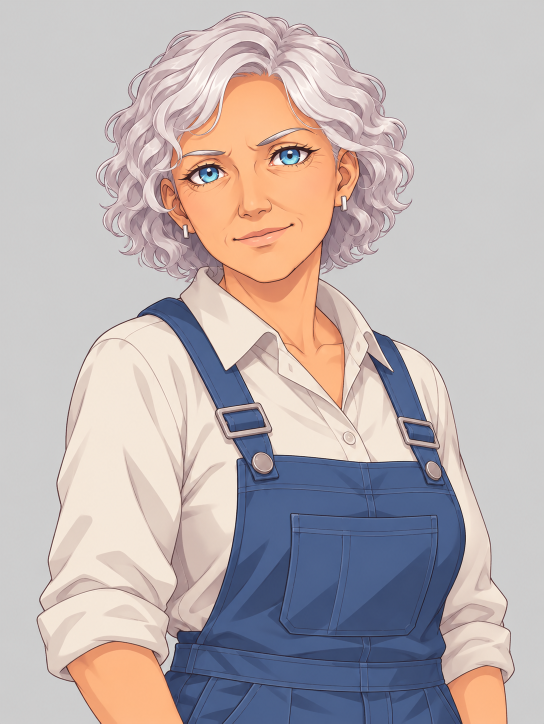
#> input picture assets/gen/kate_overalls_0.png, 1087 x 1447 px (shown at 1/2 size)
$ python _vn2_chars_sheet.py
#> lines starting #> are read from the running program, lines starting #| are printed output that depends on the picture
import os
from PIL import Image
HERE = os.path.dirname(os.path.abspath(__file__))
items = [
    ('kate_overalls_0 (neutral src)', 'assets/gen/kate_overalls_0.png'),
    ('kate_sad_0 (chair scene)',      'assets/gen/kate_sad_0.png'),
    ('sprites/kate_overalls.png',     'assets/sprites/kate_overalls.png'),
    ('sprites/kate_sad.png',          'assets/sprites/kate_sad.png'),
    ('sergey canon (flux-2)',         'assets/gen/sergey_eng_old__flux-2_0.jpg'),
    ('sprites/sergey.png',            'assets/sprites/sergey.png'),
]
TH = 430
tiles = []
labels = []
for lab, p in items:
    im = Image.open(os.path.join(HERE, p))
#> im is the input picture: PIL image 1087x1447 RGB; mean R, G, B 188.1, 177.9, 177.9
    if im.mode != 'RGBA':
        im = im.convert('RGBA')
#> im: PIL image 1087x1447 RGBA
    w, h = im.size
#> w = 1087; h = 1447
    nh = TH
    nw = int(w * nh / h)
#> nw = 323
    im = im.resize((nw, nh), Image.LANCZOS)
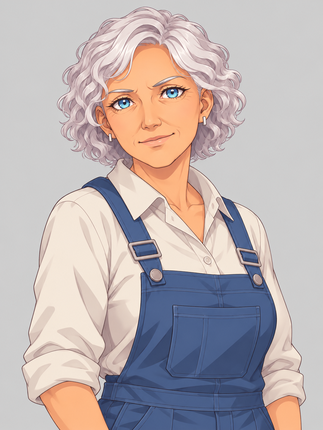
#> im: PIL image 323x430 RGBA; mean R, G, B, A 188.1, 177.9, 177.9, 255
    # checker bg
    bg = Image.new('RGB', (nw, nh), (60, 66, 74))
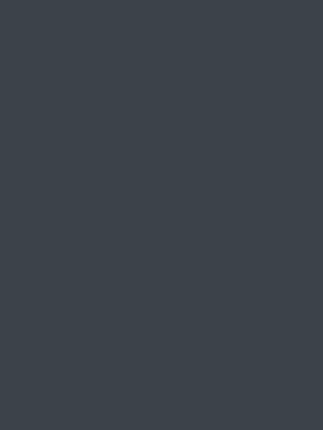
#> bg: PIL image 323x430 RGB; mean R, G, B 60, 66, 74
    for y in range(0, nh, 24):
        for x in range(0, nw, 24):
            if ((x//24 + y//24) % 2) == 0:
                for yy in range(y, min(y+24, nh)):
                    for xx in range(x, min(x+24, nw)):
                        bg.putpixel((xx, yy), (86, 92, 100))
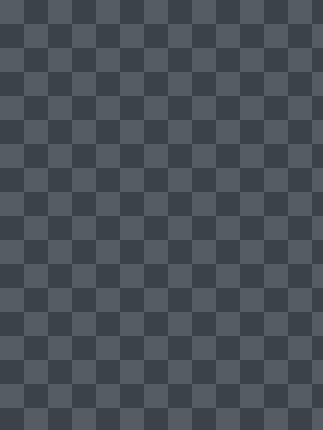
#> bg: PIL image 323x430 RGB; mean R, G, B 73, 79, 87
    bg.paste(im, (0, 0), im)
    tiles.append(bg)
    labels.append(lab)
#> pass 2 of the loop `for lab, p in items:`:
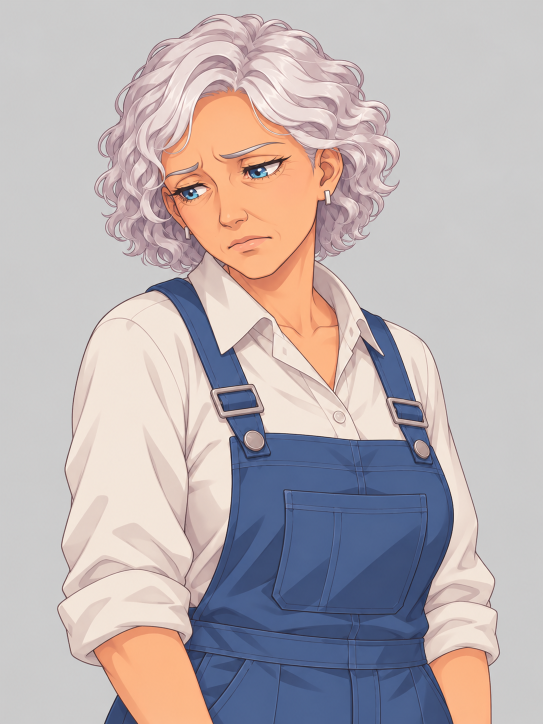
#> input picture assets/gen/kate_sad_0.png, 1086 x 1448 px (shown at 1/2 size)
#> im is the input picture: PIL image 1086x1448 RGB; mean R, G, B 187.2, 177.5, 179.3
#> `bg = Image.new('RGB', (nw, nh), (60, 66, 74))`:
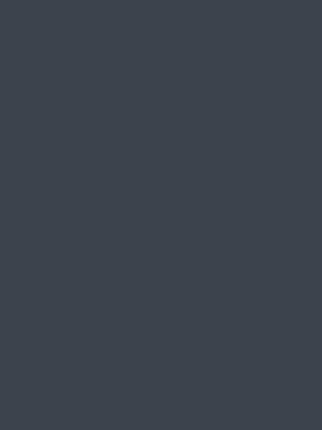
#> bg: PIL image 322x430 RGB; mean R, G, B 60, 66, 74
#> after the loop `for y in range(0, nh, 24):`:
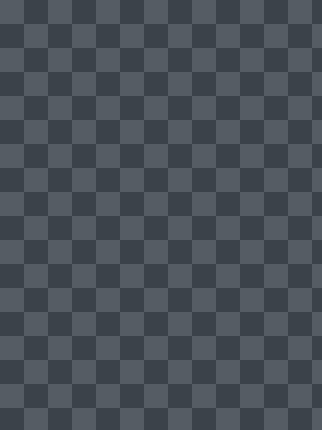
#> bg: PIL image 322x430 RGB; mean R, G, B 73, 79, 87
#> (the run stopped early here; a loop or call above may not have finished)
